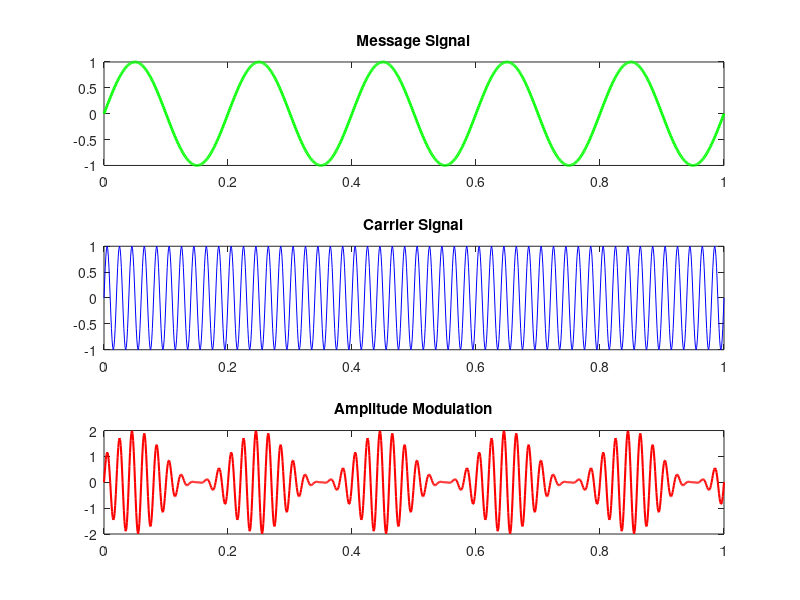

Here is the MATLAB script that generated this plot:
fs = 1000;
fm = 5;
fc = 50;
m_index = 1;
t = 0:1/fs:1;
msg = sin(2*pi*fm*t);
carreir = sin(2*pi*fc*t);
am_signal = (1+m_index*msg).*carreir;

subplot(3, 1, 1);
plot(t, msg, 'g', 'LineWidth', 2);
title('Message Signal');

subplot(3, 1, 2);
plot(t, carreir, 'b');
title('Carrier Signal');


subplot(3, 1, 3);
plot(t, am_signal, 'r', 'LineWidth', 1.5);
title('Amplitude Modulation');